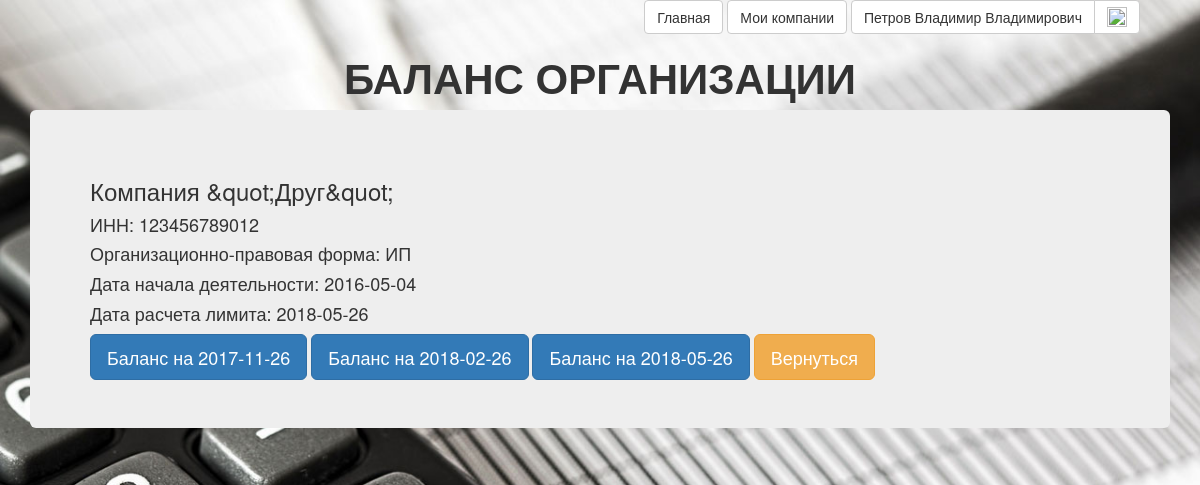
Page /cred_limit/balance_dates.php?Company_Id=17 (signed in) on the committed database.
### tables this page shows
CREATE TABLE `users` (
  `id` bigint(20) UNSIGNED NOT NULL,
  `email` char(64) NOT NULL,
  `nickname` char(64) NOT NULL,
  `password` char(225) NOT NULL,
  `fullname` char(100) DEFAULT NULL,
  `newsletter` tinyint(1) DEFAULT NULL,
  `status_active` tinyint(1) NOT NULL
);

CREATE TABLE `company` (
  `Id` int(10) UNSIGNED NOT NULL,
  `INN` bigint(20) UNSIGNED NOT NULL,
  `GSZ_Id` tinyint(2) UNSIGNED NOT NULL,
  `User_Id` bigint(20) UNSIGNED NOT NULL,
  `Name` char(150) NOT NULL,
  `OPF_Id` tinyint(2) UNSIGNED NOT NULL,
  `SNO_Id` tinyint(2) UNSIGNED NOT NULL,
  `Date_Registr` date DEFAULT NULL,
  `Date_Begin_Work` date DEFAULT NULL
);

CREATE TABLE `opf` (
  `Id` tinyint(2) UNSIGNED NOT NULL,
  `Brief_Name` varchar(10) NOT NULL,
  `Full_Name` varchar(100) NOT NULL,
  `INN_Length` tinyint(2) UNSIGNED NOT NULL,
  `Is_Corporation` tinyint(1) NOT NULL DEFAULT '1' COMMENT 'Признак того, что компания является организацией (не ИП). У ИП=0, у других = 1.'
);

CREATE TABLE `calc_limit_dates` (
  `Id` tinyint(2) NOT NULL,
  `Date_calc_limit` date NOT NULL,
  `GSZ_Id` tinyint(2) UNSIGNED NOT NULL
);

### registration/lib/common.php (called while the page is built, shortened)
<?php
function get_current_user_id()
{
	return $_SESSION['user_id'];
}
function db_user_find_by_id($dbh, $id)
{
	$query = 'SELECT * FROM users WHERE id=?';
	$stmt = mysqli_prepare($dbh, $query);
	mysqli_stmt_bind_param($stmt, 's', $id);
	if (mysqli_stmt_execute($stmt) === false)
		db_handle_error($dbh);
	$qr = mysqli_stmt_get_result($stmt);
	$result = mysqli_fetch_assoc($qr);
	return $result;
}

### script/finansist_scripts.php (called while the page is built, shortened)
<?php
require_once $_SERVER['DOCUMENT_ROOT'].'/registration/lib/common.php';
function xss($data)
{
    if (is_array($data))
    {
        $escaped = array();
        foreach ($data as $key => $value)
        {
            $escaped[$key] = xss($value);
        }
        return $escaped;
    }
    return trim(htmlspecialchars($data));
}
function getCell($query)
{
    global $mysqli;
    $result_set = $mysqli->query($query);
    $arr = array_values($result_set->fetch_assoc());
    return $arr[0];
}
function getRow($query)
{
    global $mysqli;
    $result_set = $mysqli->query($query);
    $row = $result_set->fetch_assoc();
    return $row;
}
?>

### cred_limit/script/cred_limit_scripts.php (called while the page is built, shortened)
<?php
require_once($_SERVER['DOCUMENT_ROOT'].'/script/app_config.php');
class GSZ_Item
{
	function __construct($id)
	{
		$query = "SELECT `Brief_Name`, `Full_Name` FROM GSZ WHERE `Id`={$id}";
		$row = getRow($query);
		$query = "SELECT min(`Date_Begin_Work`) FROM `company` WHERE `GSZ_Id`={$id}";
		$Date_Begin_Work = getCell($query);
		$query = "SELECT COUNT(*) FROM `company` WHERE `GSZ_Id`={$id}";
		$NumberCompany = getCell($query);
		$query = "SELECT `Id`, `Date_calc_limit` FROM `calc_limit_dates` WHERE `GSZ_Id`={$id}";
		$result_array = getRow($query);
		$Date_calc_limit = $result_array['Date_calc_limit'];
		$this->Date_calc_limit = (is_null($Date_calc_limit) ? "" : $Date_calc_limit);
	}
}
class Company_Item
{
	function __construct($Company_Id)
	{
		$query = "SELECT `A`.`Name` AS `Name`, `A`.`INN` AS `INN`, `A`.`GSZ_Id` AS `GSZ_Id`, `A`.`OPF_Id` AS `OPF_Id`, `A`.`SNO_Id` AS `SNO_Id`, `B`.`Brief_Name` AS `OPF`, ";
		$query .= " `C`.`Brief_Name` AS `SNO`, `D`.`Brief_Name` AS  `GSZ_Name`, `A`.`Date_Registr`, `A`.`Date_Begin_Work`, `B`.`Is_Corporation` ";
		$query .= "FROM `company` `A`, `OPF` `B`, `SNO` `C` , `GSZ` `D` ";
		$query .= "WHERE `A`.`Id`={$Company_Id} AND (`A`.`OPF_Id`=`B`.`Id`) AND (`A`.`SNO_Id`=`C`.`Id`) AND (`A`.`GSZ_Id`=`D`.`Id`)";
		$row = getRow($query);
		$this->Id = $Company_Id;
		$this->Name = htmlspecialchars($row['Name']);
		$this->INN = $row['INN'];
		$this->GSZ_Id = $row['GSZ_Id'];
		$this->OPF = $row['OPF'];
		$this->Date_Begin_Work = (is_null($row['Date_Begin_Work']) ? "" : $row['Date_Begin_Work']);
		$this->Is_Corporation = $row['Is_Corporation'];
	}
}
function get_Balance_Dates($Date_calc_limit, $is_Corporation = 0)
{
	$Balance_Dates = [];
	$Date1 = new DateTime($Date_calc_limit);
	if ($is_Corporation)
	{
		$month = (int)($Date1->format("n"));
		if ($month <= 3) $Date3 = $Date1->format("Y-01-01");
		if (($month >= 4) and ($month <= 6)) $Date3 = $Date1->format("Y-04-01");
		if (($month >= 7) and ($month <= 9)) $Date3 = $Date1->format("Y-07-01");
		if ($month >= 10) $Date3 = $Date1->format("Y-10-01");
	}
	else
	{
		$Date3 = $Date_calc_limit;
	};
	$Date = new DateTime($Date3);
	$Date->modify("-6 month");
	$Balance_Dates[] = $Date->format("Y-m-d");
	$Date = new DateTime($Date3);
	$Date->modify("-3 month");
	$Balance_Dates[] = $Date->format("Y-m-d");
	$Balance_Dates[] = $Date3;
	return $Balance_Dates;
}

### script/app_config.php (called while the page is built, shortened)
<?php
require_once 'finansist_scripts.php';
$get = xss($_GET);

### cred_limit/balance_dates.php (the view, shortened to what this page needs)
<?php
	require_once('./script/cred_limit_scripts.php');
    $company = new Company_Item($get["Company_Id"]);
    $GSZ = new GSZ_Item($company->GSZ_Id);
	$Balance_Dates = get_Balance_Dates($GSZ->Date_calc_limit, $company->Is_Corporation);
	include_once ($_SERVER['DOCUMENT_ROOT'].'/registration/header_login.php');
?>
<!DOCTYPE html>
<html>
<head>
	<link href="/css/bootstrap.min.css" rel="stylesheet"/>
	<link href="/css/style.css" rel="stylesheet"/>
</head>
<body>
	<div class="container">
		<header>
			<h2 class="text-center">БАЛАНС ОРГАНИЗАЦИИ</h2>
		</header>
		<div class="jumbotron">
            <h3><?=$company->Name?></h3>
            <h4>ИНН: <?=$company->INN?></h4>
            <h4>Организационно-правовая форма: <?=$company->OPF?></h4>
            <h4>Дата начала деятельности: <?=$company->Date_Begin_Work?></h4>
            <h4>Дата расчета лимита: <?=$GSZ->Date_calc_limit?></h4>
            <a class="btn btn-primary btn-lg"
                href="<?=HTML_PATH_BALANCE_FORM?>?Company_Id=<?=$company->Id?>&date=<?=$Balance_Dates[0]?>">
                Баланс на <?=$Balance_Dates[0]?></a>
            <a class="btn btn-primary btn-lg"
                href="<?=HTML_PATH_BALANCE_FORM?>?Company_Id=<?=$company->Id?>&date=<?=$Balance_Dates[1]?>">
                Баланс на <?=$Balance_Dates[1]?></a>
            <a class="btn btn-primary btn-lg"
                href="<?=HTML_PATH_BALANCE_FORM?>?Company_Id=<?=$company->Id?>&date=<?=$Balance_Dates[2]?>">
                Баланс на <?=$Balance_Dates[2]?></a>
            <a class="btn btn-warning btn-lg" href="<?=HTML_PATH_FINANCE_COMPANY_LIST_FORM?>?GSZ_Id=<?=$company->GSZ_Id?>">Вернуться</a>
		</div>
	</div>
</body>
</html>

### registration/header_login.php (shortened to what this page needs)
<?php
$dbh = db_connect();
if (is_current_user())
{
$current_user = db_user_find_by_id($dbh, get_current_user_id());
}
else
{
$current_user=false;
}
?>
<html>
<div align="right" style="margin-right:5%" class="wrapper">
		<?php if ($current_user): ?>
			<a href="../" class="btn btn-default">Главная</a>
			<a href="../registration/users_company.php" class="btn btn-default">Мои компании</a>
			<div class="btn-group">
			  <a href="../registration/users_setting.php" title="Настройки профиля" class="btn btn-default"><?= $current_user['fullname'] ?></a>
			  <a href="../registration/logout.php" title="Выход" class="btn btn-default"><img width="20" height="20" src="../img/Out.png"></a>
			</div>
		<?php endif; ?>
</div>
</html>

### css/style.css (style rules this page uses)
body { background-image: url(../img/bg.jpg); height: 100%; background-repeat: no-repeat; background-size: cover; }
h2 { font-size: 42px; font-style: normal; font-weight: 700; text-transform: uppercase; }
.jumbotron { text-align: left; }

### rows in the picture
users: fullname "Петров Владимир Владимирович"
company: Name "Компания &quot;Друг&quot;", INN "123456789012", OPF_Id.Brief_Name "ИП", Date_Begin_Work "2016-05-04"
calc_limit_dates: Date_calc_limit "2018-05-26", Date_calc_limit.Is_Corporation "2017-11-26", Date_calc_limit.Is_Corporation "2018-02-26"
